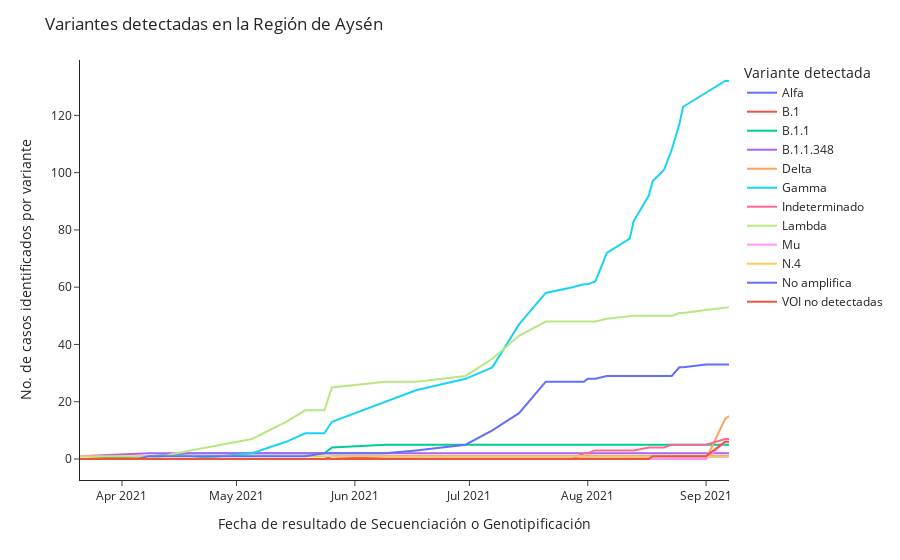

Write notebook code for a chart like this one.
### Code cell
px.line(df_variantes.groupby(['fecha_resultado_secuenciacion_genotipificacion', 'variante_linaje']).count()[['n_documento']].reset_index().pivot(
    index='fecha_resultado_secuenciacion_genotipificacion',
    columns='variante_linaje', 
    values=['n_documento']
).fillna(0).cumsum().clean_names().rename(
    columns={
        'alfa':'Alfa',
        'b_1':'B.1',
        'b_1_1':'B.1.1',
        'b_1_1_348':'B.1.1.348',
        'delta':'Delta',
        'gamma':'Gamma',
        'indeterminado':'Indeterminado',
        'lambda':'Lambda',
        'mu':'Mu',
        'n_4':'N.4',
        'no_amplifica':'No amplifica',
        'no_se_detectan_mutaciones_para_variantes_de_interes_por_parte_de_este_kit':'VOI no detectadas'
            })['n_documento'],
        labels={'variante_linaje':'Variante detectada'},
       ).update_layout(
    title= 'Variantes detectadas en la Región de Aysén',
    yaxis_title='No. de casos identificados por variante',
    xaxis_title='Fecha de resultado de Secuenciación o Genotipificación',
    template='simple_white',
    
    
)

### Figure 1 — Plotly figure (JSON) as saved in the notebook; plotly's stock layout.template omitted (floating-point values rounded to 4 significant figures)
{"data": [{"hovertemplate": "Variante detectada=Alfa<br>fecha_resultado_secuenciacion_genotipificacion=%{x}<br>value=%{y}<extra></extra>", "legendgroup": "Alfa", "line": {"color": "#636efa", "dash": "solid"}, "mode": "lines", "name": "Alfa", "orientation": "v", "showlegend": true, "type": "scatter", "x": ["2021-03-21T00:00:00", "2021-04-05T00:00:00", "2021-04-08T00:00:00", "2021-04-19T00:00:00", "2021-05-05T00:00:00", "2021-05-14T00:00:00", "2021-05-19T00:00:00", "2021-05-24T00:00:00", "2021-05-26T00:00:00", "2021-06-09T00:00:00", "2021-06-17T00:00:00", "2021-06-30T00:00:00", "2021-07-07T00:00:00", "2021-07-14T00:00:00", "2021-07-21T00:00:00", "2021-07-28T00:00:00", "2021-07-31T00:00:00", "2021-08-01T00:00:00", "2021-08-03T00:00:00", "2021-08-06T00:00:00", "2021-08-12T00:00:00", "2021-08-13T00:00:00", "2021-08-17T00:00:00", "2021-08-18T00:00:00", "2021-08-21T00:00:00", "2021-08-23T00:00:00", "2021-08-25T00:00:00", "2021-08-26T00:00:00", "2021-09-01T00:00:00", "2021-09-06T00:00:00", "2021-09-07T00:00:00"], "xaxis": "x", "y": [0, 0, 0, 0, 0, 0, 0, 0, 1, 1, 1, 1, 1, 1, 1, 1, 1, 1, 1, 1, 1, 1, 1, 1, 1, 1, 1, 1, 1, 1, 1], "yaxis": "y"}, {"hovertemplate": "Variante detectada=B.1<br>fecha_resultado_secuenciacion_genotipificacion=%{x}<br>value=%{y}<extra></extra>", "legendgroup": "B.1", "line": {"color": "#EF553B", "dash": "solid"}, "mode": "lines", "name": "B.1", "orientation": "v", "showlegend": true, "type": "scatter", "x": ["2021-03-21T00:00:00", "2021-04-05T00:00:00", "2021-04-08T00:00:00", "2021-04-19T00:00:00", "2021-05-05T00:00:00", "2021-05-14T00:00:00", "2021-05-19T00:00:00", "2021-05-24T00:00:00", "2021-05-26T00:00:00", "2021-06-09T00:00:00", "2021-06-17T00:00:00", "2021-06-30T00:00:00", "2021-07-07T00:00:00", "2021-07-14T00:00:00", "2021-07-21T00:00:00", "2021-07-28T00:00:00", "2021-07-31T00:00:00", "2021-08-01T00:00:00", "2021-08-03T00:00:00", "2021-08-06T00:00:00", "2021-08-12T00:00:00", "2021-08-13T00:00:00", "2021-08-17T00:00:00", "2021-08-18T00:00:00", "2021-08-21T00:00:00", "2021-08-23T00:00:00", "2021-08-25T00:00:00", "2021-08-26T00:00:00", "2021-09-01T00:00:00", "2021-09-06T00:00:00", "2021-09-07T00:00:00"], "xaxis": "x", "y": [0, 0, 0, 0, 0, 0, 0, 0, 0, 1, 1, 1, 1, 1, 1, 1, 1, 1, 1, 1, 1, 1, 1, 1, 1, 1, 1, 1, 1, 1, 1], "yaxis": "y"}, {"hovertemplate": "Variante detectada=B.1.1<br>fecha_resultado_secuenciacion_genotipificacion=%{x}<br>value=%{y}<extra></extra>", "legendgroup": "B.1.1", "line": {"color": "#00cc96", "dash": "solid"}, "mode": "lines", "name": "B.1.1", "orientation": "v", "showlegend": true, "type": "scatter", "x": ["2021-03-21T00:00:00", "2021-04-05T00:00:00", "2021-04-08T00:00:00", "2021-04-19T00:00:00", "2021-05-05T00:00:00", "2021-05-14T00:00:00", "2021-05-19T00:00:00", "2021-05-24T00:00:00", "2021-05-26T00:00:00", "2021-06-09T00:00:00", "2021-06-17T00:00:00", "2021-06-30T00:00:00", "2021-07-07T00:00:00", "2021-07-14T00:00:00", "2021-07-21T00:00:00", "2021-07-28T00:00:00", "2021-07-31T00:00:00", "2021-08-01T00:00:00", "2021-08-03T00:00:00", "2021-08-06T00:00:00", "2021-08-12T00:00:00", "2021-08-13T00:00:00", "2021-08-17T00:00:00", "2021-08-18T00:00:00", "2021-08-21T00:00:00", "2021-08-23T00:00:00", "2021-08-25T00:00:00", "2021-08-26T00:00:00", "2021-09-01T00:00:00", "2021-09-06T00:00:00", "2021-09-07T00:00:00"], "xaxis": "x", "y": [0, 1, 1, 2, 2, 2, 2, 2, 4, 5, 5, 5, 5, 5, 5, 5, 5, 5, 5, 5, 5, 5, 5, 5, 5, 5, 5, 5, 5, 5, 5], "yaxis": "y"}, {"hovertemplate": "Variante detectada=B.1.1.348<br>fecha_resultado_secuenciacion_genotipificacion=%{x}<br>value=%{y}<extra></extra>", "legendgroup": "B.1.1.348", "line": {"color": "#ab63fa", "dash": "solid"}, "mode": "lines", "name": "B.1.1.348", "orientation": "v", "showlegend": true, "type": "scatter", "x": ["2021-03-21T00:00:00", "2021-04-05T00:00:00", "2021-04-08T00:00:00", "2021-04-19T00:00:00", "2021-05-05T00:00:00", "2021-05-14T00:00:00", "2021-05-19T00:00:00", "2021-05-24T00:00:00", "2021-05-26T00:00:00", "2021-06-09T00:00:00", "2021-06-17T00:00:00", "2021-06-30T00:00:00", "2021-07-07T00:00:00", "2021-07-14T00:00:00", "2021-07-21T00:00:00", "2021-07-28T00:00:00", "2021-07-31T00:00:00", "2021-08-01T00:00:00", "2021-08-03T00:00:00", "2021-08-06T00:00:00", "2021-08-12T00:00:00", "2021-08-13T00:00:00", "2021-08-17T00:00:00", "2021-08-18T00:00:00", "2021-08-21T00:00:00", "2021-08-23T00:00:00", "2021-08-25T00:00:00", "2021-08-26T00:00:00", "2021-09-01T00:00:00", "2021-09-06T00:00:00", "2021-09-07T00:00:00"], "xaxis": "x", "y": [1, 2, 2, 2, 2, 2, 2, 2, 2, 2, 2, 2, 2, 2, 2, 2, 2, 2, 2, 2, 2, 2, 2, 2, 2, 2, 2, 2, 2, 2, 2], "yaxis": "y"}, {"hovertemplate": "Variante detectada=Delta<br>fecha_resultado_secuenciacion_genotipificacion=%{x}<br>value=%{y}<extra></extra>", "legendgroup": "Delta", "line": {"color": "#FFA15A", "dash": "solid"}, "mode": "lines", "name": "Delta", "orientation": "v", "showlegend": true, "type": "scatter", "x": ["2021-03-21T00:00:00", "2021-04-05T00:00:00", "2021-04-08T00:00:00", "2021-04-19T00:00:00", "2021-05-05T00:00:00", "2021-05-14T00:00:00", "2021-05-19T00:00:00", "2021-05-24T00:00:00", "2021-05-26T00:00:00", "2021-06-09T00:00:00", "2021-06-17T00:00:00", "2021-06-30T00:00:00", "2021-07-07T00:00:00", "2021-07-14T00:00:00", "2021-07-21T00:00:00", "2021-07-28T00:00:00", "2021-07-31T00:00:00", "2021-08-01T00:00:00", "2021-08-03T00:00:00", "2021-08-06T00:00:00", "2021-08-12T00:00:00", "2021-08-13T00:00:00", "2021-08-17T00:00:00", "2021-08-18T00:00:00", "2021-08-21T00:00:00", "2021-08-23T00:00:00", "2021-08-25T00:00:00", "2021-08-26T00:00:00", "2021-09-01T00:00:00", "2021-09-06T00:00:00", "2021-09-07T00:00:00"], "xaxis": "x", "y": [0, 0, 0, 0, 0, 0, 0, 0, 0, 0, 0, 0, 0, 0, 0, 0, 0, 0, 0, 0, 0, 0, 0, 0, 0, 0, 0, 0, 0, 14, 15], "yaxis": "y"}, {"hovertemplate": "Variante detectada=Gamma<br>fecha_resultado_secuenciacion_genotipificacion=%{x}<br>value=%{y}<extra></extra>", "legendgroup": "Gamma", "line": {"color": "#19d3f3", "dash": "solid"}, "mode": "lines", "name": "Gamma", "orientation": "v", "showlegend": true, "type": "scatter", "x": ["2021-03-21T00:00:00", "2021-04-05T00:00:00", "2021-04-08T00:00:00", "2021-04-19T00:00:00", "2021-05-05T00:00:00", "2021-05-14T00:00:00", "2021-05-19T00:00:00", "2021-05-24T00:00:00", "2021-05-26T00:00:00", "2021-06-09T00:00:00", "2021-06-17T00:00:00", "2021-06-30T00:00:00", "2021-07-07T00:00:00", "2021-07-14T00:00:00", "2021-07-21T00:00:00", "2021-07-28T00:00:00", "2021-07-31T00:00:00", "2021-08-01T00:00:00", "2021-08-03T00:00:00", "2021-08-06T00:00:00", "2021-08-12T00:00:00", "2021-08-13T00:00:00", "2021-08-17T00:00:00", "2021-08-18T00:00:00", "2021-08-21T00:00:00", "2021-08-23T00:00:00", "2021-08-25T00:00:00", "2021-08-26T00:00:00", "2021-09-01T00:00:00", "2021-09-06T00:00:00", "2021-09-07T00:00:00"], "xaxis": "x", "y": [0, 0, 0, 0, 2, 6, 9, 9, 13, 20, 24, 28, 32, 47, 58, 60, 61, 61, 62, 72, 77, 83, 92, 97, 101, 108, 117, 123, 128, 132, 132], "yaxis": "y"}, {"hovertemplate": "Variante detectada=Indeterminado<br>fecha_resultado_secuenciacion_genotipificacion=%{x}<br>value=%{y}<extra></extra>", "legendgroup": "Indeterminado", "line": {"color": "#FF6692", "dash": "solid"}, "mode": "lines", "name": "Indeterminado", "orientation": "v", "showlegend": true, "type": "scatter", "x": ["2021-03-21T00:00:00", "2021-04-05T00:00:00", "2021-04-08T00:00:00", "2021-04-19T00:00:00", "2021-05-05T00:00:00", "2021-05-14T00:00:00", "2021-05-19T00:00:00", "2021-05-24T00:00:00", "2021-05-26T00:00:00", "2021-06-09T00:00:00", "2021-06-17T00:00:00", "2021-06-30T00:00:00", "2021-07-07T00:00:00", "2021-07-14T00:00:00", "2021-07-21T00:00:00", "2021-07-28T00:00:00", "2021-07-31T00:00:00", "2021-08-01T00:00:00", "2021-08-03T00:00:00", "2021-08-06T00:00:00", "2021-08-12T00:00:00", "2021-08-13T00:00:00", "2021-08-17T00:00:00", "2021-08-18T00:00:00", "2021-08-21T00:00:00", "2021-08-23T00:00:00", "2021-08-25T00:00:00", "2021-08-26T00:00:00", "2021-09-01T00:00:00", "2021-09-06T00:00:00", "2021-09-07T00:00:00"], "xaxis": "x", "y": [0, 0, 0, 0, 0, 0, 0, 0, 0, 0, 0, 0, 0, 0, 0, 0, 2, 2, 3, 3, 3, 3, 4, 4, 4, 5, 5, 5, 5, 7, 7], "yaxis": "y"}, {"hovertemplate": "Variante detectada=Lambda<br>fecha_resultado_secuenciacion_genotipificacion=%{x}<br>value=%{y}<extra></extra>", "legendgroup": "Lambda", "line": {"color": "#B6E880", "dash": "solid"}, "mode": "lines", "name": "Lambda", "orientation": "v", "showlegend": true, "type": "scatter", "x": ["2021-03-21T00:00:00", "2021-04-05T00:00:00", "2021-04-08T00:00:00", "2021-04-19T00:00:00", "2021-05-05T00:00:00", "2021-05-14T00:00:00", "2021-05-19T00:00:00", "2021-05-24T00:00:00", "2021-05-26T00:00:00", "2021-06-09T00:00:00", "2021-06-17T00:00:00", "2021-06-30T00:00:00", "2021-07-07T00:00:00", "2021-07-14T00:00:00", "2021-07-21T00:00:00", "2021-07-28T00:00:00", "2021-07-31T00:00:00", "2021-08-01T00:00:00", "2021-08-03T00:00:00", "2021-08-06T00:00:00", "2021-08-12T00:00:00", "2021-08-13T00:00:00", "2021-08-17T00:00:00", "2021-08-18T00:00:00", "2021-08-21T00:00:00", "2021-08-23T00:00:00", "2021-08-25T00:00:00", "2021-08-26T00:00:00", "2021-09-01T00:00:00", "2021-09-06T00:00:00", "2021-09-07T00:00:00"], "xaxis": "x", "y": [0, 0, 0, 3, 7, 13, 17, 17, 25, 27, 27, 29, 35, 43, 48, 48, 48, 48, 48, 49, 50, 50, 50, 50, 50, 50, 51, 51, 52, 53, 53], "yaxis": "y"}, {"hovertemplate": "Variante detectada=Mu<br>fecha_resultado_secuenciacion_genotipificacion=%{x}<br>value=%{y}<extra></extra>", "legendgroup": "Mu", "line": {"color": "#FF97FF", "dash": "solid"}, "mode": "lines", "name": "Mu", "orientation": "v", "showlegend": true, "type": "scatter", "x": ["2021-03-21T00:00:00", "2021-04-05T00:00:00", "2021-04-08T00:00:00", "2021-04-19T00:00:00", "2021-05-05T00:00:00", "2021-05-14T00:00:00", "2021-05-19T00:00:00", "2021-05-24T00:00:00", "2021-05-26T00:00:00", "2021-06-09T00:00:00", "2021-06-17T00:00:00", "2021-06-30T00:00:00", "2021-07-07T00:00:00", "2021-07-14T00:00:00", "2021-07-21T00:00:00", "2021-07-28T00:00:00", "2021-07-31T00:00:00", "2021-08-01T00:00:00", "2021-08-03T00:00:00", "2021-08-06T00:00:00", "2021-08-12T00:00:00", "2021-08-13T00:00:00", "2021-08-17T00:00:00", "2021-08-18T00:00:00", "2021-08-21T00:00:00", "2021-08-23T00:00:00", "2021-08-25T00:00:00", "2021-08-26T00:00:00", "2021-09-01T00:00:00", "2021-09-06T00:00:00", "2021-09-07T00:00:00"], "xaxis": "x", "y": [0, 0, 0, 0, 0, 0, 0, 0, 0, 0, 0, 0, 0, 0, 0, 0, 0, 0, 0, 0, 0, 0, 0, 0, 0, 0, 0, 0, 0, 6, 6], "yaxis": "y"}, {"hovertemplate": "Variante detectada=N.4<br>fecha_resultado_secuenciacion_genotipificacion=%{x}<br>value=%{y}<extra></extra>", "legendgroup": "N.4", "line": {"color": "#FECB52", "dash": "solid"}, "mode": "lines", "name": "N.4", "orientation": "v", "showlegend": true, "type": "scatter", "x": ["2021-03-21T00:00:00", "2021-04-05T00:00:00", "2021-04-08T00:00:00", "2021-04-19T00:00:00", "2021-05-05T00:00:00", "2021-05-14T00:00:00", "2021-05-19T00:00:00", "2021-05-24T00:00:00", "2021-05-26T00:00:00", "2021-06-09T00:00:00", "2021-06-17T00:00:00", "2021-06-30T00:00:00", "2021-07-07T00:00:00", "2021-07-14T00:00:00", "2021-07-21T00:00:00", "2021-07-28T00:00:00", "2021-07-31T00:00:00", "2021-08-01T00:00:00", "2021-08-03T00:00:00", "2021-08-06T00:00:00", "2021-08-12T00:00:00", "2021-08-13T00:00:00", "2021-08-17T00:00:00", "2021-08-18T00:00:00", "2021-08-21T00:00:00", "2021-08-23T00:00:00", "2021-08-25T00:00:00", "2021-08-26T00:00:00", "2021-09-01T00:00:00", "2021-09-06T00:00:00", "2021-09-07T00:00:00"], "xaxis": "x", "y": [1, 1, 1, 1, 1, 1, 1, 1, 1, 1, 1, 1, 1, 1, 1, 1, 1, 1, 1, 1, 1, 1, 1, 1, 1, 1, 1, 1, 1, 1, 1], "yaxis": "y"}, {"hovertemplate": "Variante detectada=No amplifica<br>fecha_resultado_secuenciacion_genotipificacion=%{x}<br>value=%{y}<extra></extra>", "legendgroup": "No amplifica", "line": {"color": "#636efa", "dash": "solid"}, "mode": "lines", "name": "No amplifica", "orientation": "v", "showlegend": true, "type": "scatter", "x": ["2021-03-21T00:00:00", "2021-04-05T00:00:00", "2021-04-08T00:00:00", "2021-04-19T00:00:00", "2021-05-05T00:00:00", "2021-05-14T00:00:00", "2021-05-19T00:00:00", "2021-05-24T00:00:00", "2021-05-26T00:00:00", "2021-06-09T00:00:00", "2021-06-17T00:00:00", "2021-06-30T00:00:00", "2021-07-07T00:00:00", "2021-07-14T00:00:00", "2021-07-21T00:00:00", "2021-07-28T00:00:00", "2021-07-31T00:00:00", "2021-08-01T00:00:00", "2021-08-03T00:00:00", "2021-08-06T00:00:00", "2021-08-12T00:00:00", "2021-08-13T00:00:00", "2021-08-17T00:00:00", "2021-08-18T00:00:00", "2021-08-21T00:00:00", "2021-08-23T00:00:00", "2021-08-25T00:00:00", "2021-08-26T00:00:00", "2021-09-01T00:00:00", "2021-09-06T00:00:00", "2021-09-07T00:00:00"], "xaxis": "x", "y": [0, 0, 1, 1, 1, 1, 1, 2, 2, 2, 3, 5, 10, 16, 27, 27, 27, 28, 28, 29, 29, 29, 29, 29, 29, 29, 32, 32, 33, 33, 33], "yaxis": "y"}, {"hovertemplate": "Variante detectada=VOI no detectadas<br>fecha_resultado_secuenciacion_genotipificacion=%{x}<br>value=%{y}<extra></extra>", "legendgroup": "VOI no detectadas", "line": {"color": "#EF553B", "dash": "solid"}, "mode": "lines", "name": "VOI no detectadas", "orientation": "v", "showlegend": true, "type": "scatter", "x": ["2021-03-21T00:00:00", "2021-04-05T00:00:00", "2021-04-08T00:00:00", "2021-04-19T00:00:00", "2021-05-05T00:00:00", "2021-05-14T00:00:00", "2021-05-19T00:00:00", "2021-05-24T00:00:00", "2021-05-26T00:00:00", "2021-06-09T00:00:00", "2021-06-17T00:00:00", "2021-06-30T00:00:00", "2021-07-07T00:00:00", "2021-07-14T00:00:00", "2021-07-21T00:00:00", "2021-07-28T00:00:00", "2021-07-31T00:00:00", "2021-08-01T00:00:00", "2021-08-03T00:00:00", "2021-08-06T00:00:00", "2021-08-12T00:00:00", "2021-08-13T00:00:00", "2021-08-17T00:00:00", "2021-08-18T00:00:00", "2021-08-21T00:00:00", "2021-08-23T00:00:00", "2021-08-25T00:00:00", "2021-08-26T00:00:00", "2021-09-01T00:00:00", "2021-09-06T00:00:00", "2021-09-07T00:00:00"], "xaxis": "x", "y": [0, 0, 0, 0, 0, 0, 0, 0, 0, 0, 0, 0, 0, 0, 0, 0, 0, 0, 0, 0, 0, 0, 0, 1, 1, 1, 1, 1, 1, 6, 6], "yaxis": "y"}], "layout": {"legend": {"title": {"text": "Variante detectada"}, "tracegroupgap": 0}, "margin": {"t": 60}, "title": {"text": "Variantes detectadas en la Región de Aysén"}, "xaxis": {"anchor": "y", "domain": [0, 1], "title": {"text": "Fecha de resultado de Secuenciación o Genotipificación"}}, "yaxis": {"anchor": "x", "domain": [0, 1], "title": {"text": "No. de casos identificados por variante"}}}}
